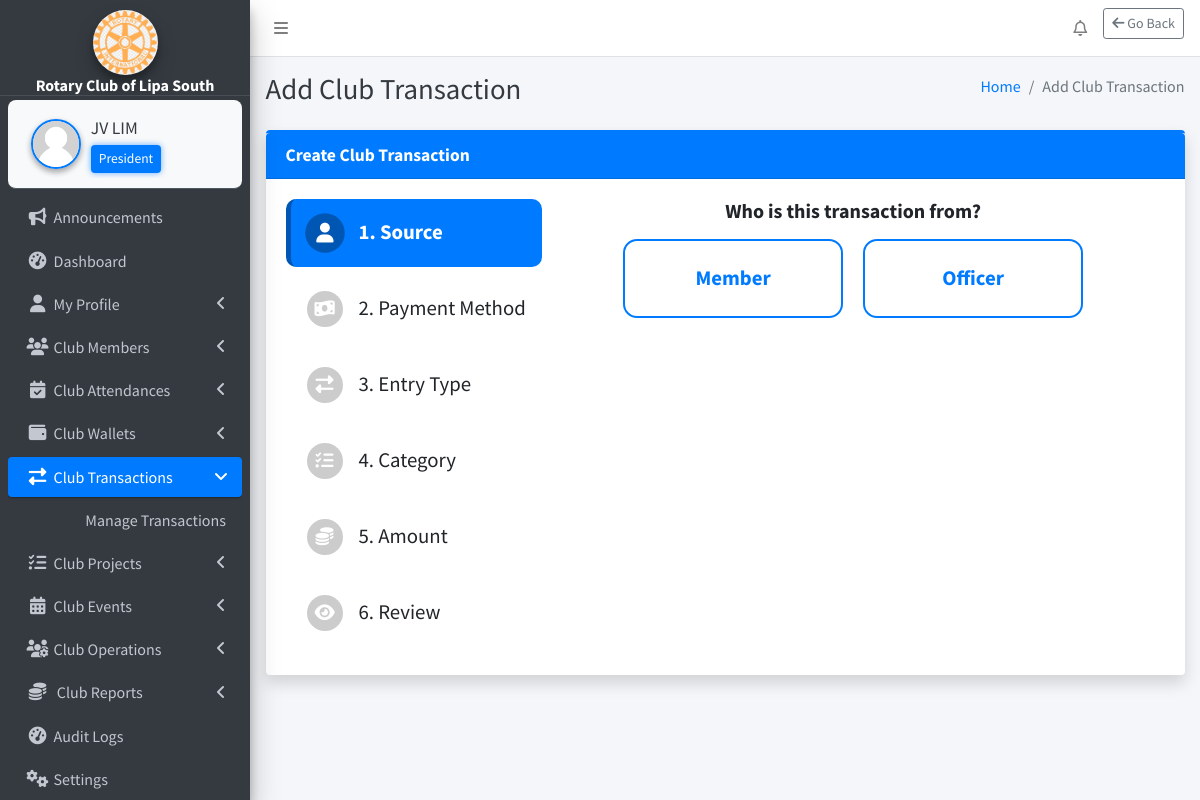
The page /webpages/club-transactions/add-transaction/add_transaction.php (signed in) on the database its author committed.
### tables this page shows
CREATE TABLE `settings` (
  `id` int(11) NOT NULL,
  `system_name` varchar(255) NOT NULL,
  `logo` varchar(255) NOT NULL,
  `currency` varchar(50) NOT NULL
);

CREATE TABLE `club_position` (
  `id` int(11) NOT NULL,
  `position_name` varchar(255) NOT NULL
);

### webpages/club-transactions/add-transaction/add_transaction.php (the view, shortened to what the rows shown need)
<?php include('../../../includes/header.php'); ?>
<link rel="stylesheet" href="/rotary/webpages/club-transactions/add-transaction/style.css?v=<?php echo time(); ?>">
<link rel="stylesheet" href="https://cdnjs.cloudflare.com/ajax/libs/font-awesome/6.5.0/css/all.min.css" />
<link rel="stylesheet" href="https://cdnjs.cloudflare.com/ajax/libs/font-awesome/6.5.0/css/all.min.css">
<body class="hold-transition sidebar-mini layout-fixed layout-navbar-fixed layout-footer-fixed">
<div class="wrapper">
  <?php include('../../../includes/nav.php'); ?>
  <?php include('../../../includes/sidebar.php'); ?>
  <div class="content-wrapper">
    <?php include('../../../includes/page_title.php'); ?>
  </div>
</div>
</body>
</html>

### includes/sidebar.php (shortened to what the rows shown need)
<?php
function getSystemName() {
    global $conn;
    $result = $conn->query("SELECT system_name FROM settings");
    return ($result->num_rows > 0) ? $result->fetch_assoc()['system_name'] : 'RCLS';
}
if (isset($_SESSION['user_id'])) {
    $userId = $_SESSION['user_id'];
    $positionName = '';
    $sql = "SELECT cp.position_name
            FROM club_position cp
            INNER JOIN members m ON cp.id = m.role
            WHERE m.id = '$userId'";
    $positionResult = $conn->query($sql);
    if ($positionResult && $positionRow = $positionResult->fetch_assoc()) {
        $positionName = $positionRow['position_name'];
    }
}
function getLogoUrl() {
    global $conn;
    $result = $conn->query("SELECT logo FROM settings");
    if ($result->num_rows > 0) {
        $logoFile = $result->fetch_assoc()['logo'];
        $path = "/rotary/uploads/" . $logoFile;
        return file_exists($_SERVER['DOCUMENT_ROOT'] . $path) ? $path : "/rotary/dist/img/AdminLTELogo.png";
    }
    return "/rotary/dist/img/AdminLTELogo.png";
}
?>
<aside class="main-sidebar sidebar-dark-primary elevation-4">
    <div class="text-center"
         style="padding: 10px 0 0 0; margin: 0 !important; border-bottom: 1px solid rgba(255,255,255,0.1);">
        <a href="#" class="d-block" style="margin: 0; padding: 0;">
            <img src="<?php echo getLogoUrl(); ?>"
                 alt="Logo"
                 class="img-circle elevation-3"
                 style="width: 65px; height: 65px; object-fit: cover; margin: 0 auto; display: block;">
            <div class="brand-text font-weight-bold text-white"
                 style="font-size: 1rem; line-height: 1.1; margin: 2px 0 0 0;">
                <?php echo getSystemName(); ?>
            </div>
        </a>
    </div>
    <div class="sidebar" style="padding-top: 4px !important; margin-top: 0 !important;">
        <div class="user-panel d-flex align-items-center"
             style="background-color: #f8f9fa; border-radius: 8px; padding: 10px; margin: 0 !important;">
            <div class="info flex-grow-1">
                <a href="/rotary/webpages/manage-profile/my-profile/my_profile.php"
                   class="d-block fw-semibold text-dark"
                   style="font-size: 1.1rem; white-space: nowrap; overflow: hidden; text-overflow: ellipsis;">
                    <?php echo htmlspecialchars($_SESSION['fullname'] ?? 'Guest'); ?>
                </a>
                <?php if (!empty($positionName)): ?>
                    <small class="d-block mt-1 px-2 py-1 rounded"
                           style="background-color: #007bff; color: white; font-size: 0.85rem; max-width: fit-content; box-shadow: 0 0 6px rgba(0, 123, 255, 0.6);">
                        <?php echo htmlspecialchars($positionName); ?>
                    </small>
                <?php else: ?>
                    <small class="d-block mt-1 text-muted" style="font-size: 0.85rem;">No Role Assigned</small>
                <?php endif; ?>
            </div>
        </div>
    </div>
</aside>

### rows shown on the page
settings: logo (picture), system_name "Rotary Club of Lipa South"
club_position: position_name "President"

### other values the page prints
$_SESSION['fullname'] "JV LIM"
$pageTitle "Add Club Transaction"
